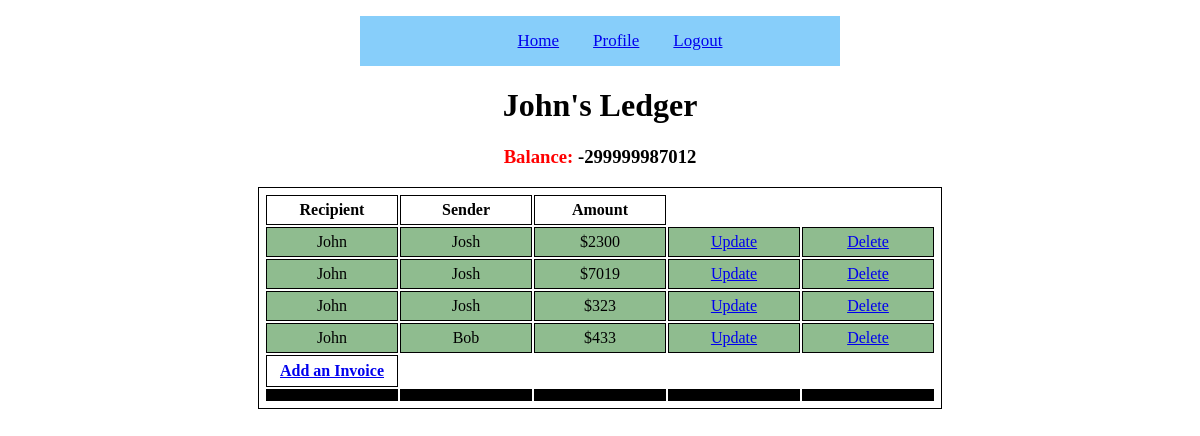
Before: /Profile (signed in) with the older database file.
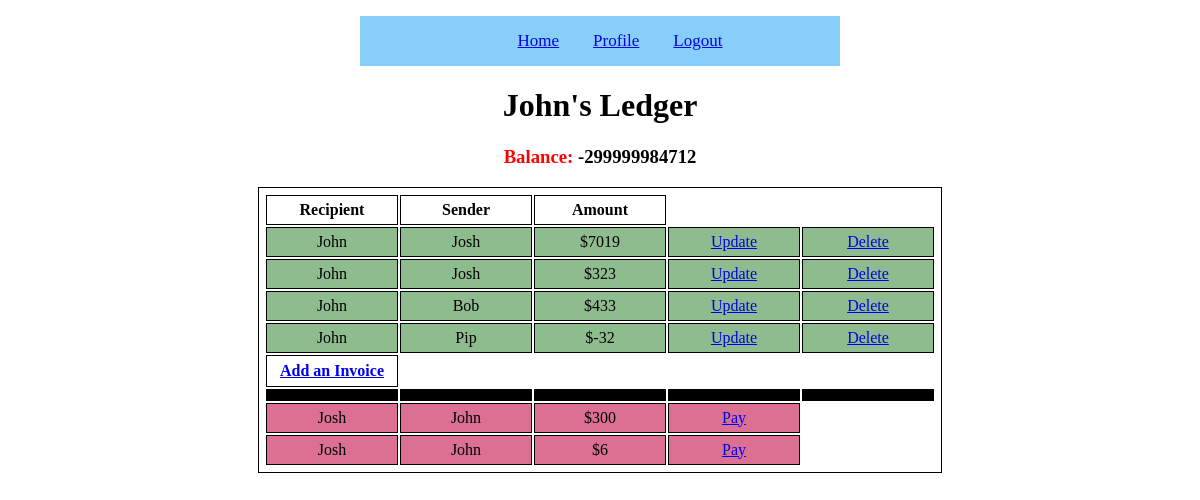
After: the same page with the newer database file.
### LedgersFinal.py (models this page shows, shortened)
class Invoice(db.Model):
    id = db.Column(db.Integer, primary_key=True)
    sender = db.Column(db.Integer, db.ForeignKey('user.username'))
    recipient = db.Column(db.String(100), unique=True, nullable=False)
    amount = db.Column(db.Integer)

### LedgersFinal.py (the view)
@app.route('/Profile')
@login_required
def profile():
    charges = Invoice.query.filter_by(sender=current_user.username).all()
    bills = Invoice.query.filter_by(recipient=current_user.username).all()
    balance = current_user.balance
    name = current_user.username
    return render_template("profile.html", charges=charges, bills=bills, balance=balance, name = name)

### LedgersFinal.py (called while the page is built)
@login.user_loader
def load_user(uid):
    return User.query.get(uid)

### templates/profile.html (shortened to what this page needs)
<!DOCTYPE html>
<html lang="en">
{% extends "base.html" %}
{% block content %}
<body>
<h1>{{ name }}'s Ledger</h1>
      <table>
         <thead>
            <tr>
               <th>Recipient</th>
               <th>Sender</th>
               <th>Amount</th>
            </tr>
         </thead>
         <tbody>
            {% for charge in charges %}
               <tr class="charge">
                  <td>{{ charge.sender }}</td>
                  <td>{{ charge.recipient }}</td>
                  <td>${{ charge.amount }}</td>
                   <td><a href="/invoice/{{charge.id}}">Update</a></td>
                   <td><a href="/delete/{{charge.id}}">Delete</a></td>
               </tr>
            {% endfor %}
            <th class="new_invoice"><a href="{{ url_for('invoice', id = -99)}}">Add an Invoice</a></th>
            <tr class="empty"><td></td><td></td><td></td><td></td><td></td></tr>
         {% for charge in bills %}
               <tr class="bill">
                  <td>{{ charge.sender }}</td>
                  <td>{{ charge.recipient }}</td>
                  <td>${{ charge.amount }}</td>
                   <td><a href="{{ url_for('pay', id = charge.id)}}">Pay</a></td>
               </tr>
            {% endfor %}
         </tbody>
      </table>
</body>
{% endblock %}

Changed rows visible on the page:
removed Invoice: sender "John", recipient "Josh", amount "2300", shown under "John's Ledger"
added Invoice: sender "John", recipient "Pip", amount "-32", shown under "John's Ledger"
added Invoice: sender "Josh", recipient "John", amount "300"
added Invoice: sender "Josh", recipient "John", amount "6"
Other visible differences:
text written by a page script: "Balance: -299999987012" → "Balance: -299999984712"
